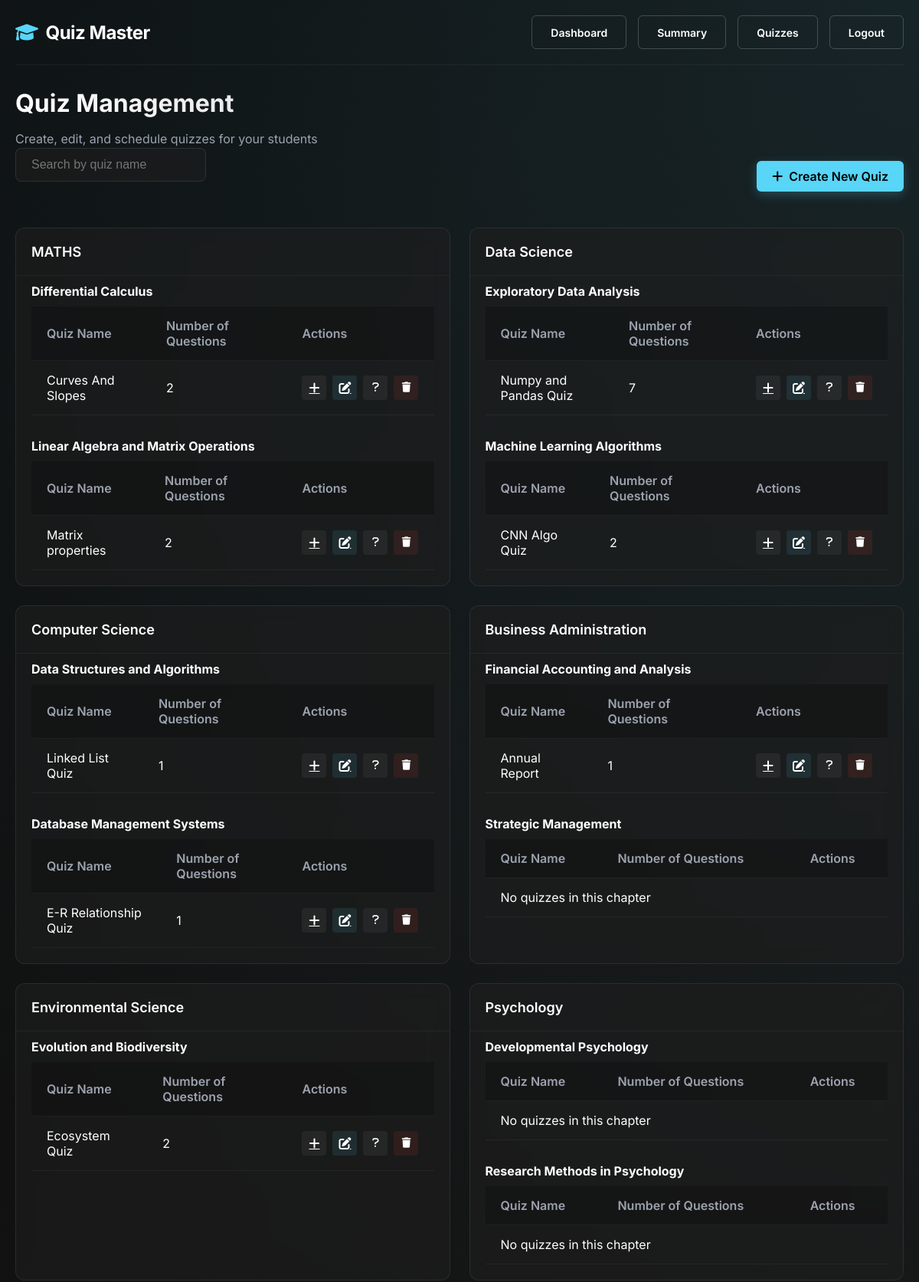
Page /admin/quiz_management (signed in, upper part) on the committed database.
### models.py (models this page shows, shortened)
class Subject(db.Model):
    __tablename__ = 'subjects'
    id = db.Column(db.Integer, primary_key=True)
    name = db.Column(db.String(100), nullable=False, index=True)
    description = db.Column(db.Text)
    code = db.Column(db.String(20), unique=True)
    image_path = db.Column(db.String(200))
    is_active = db.Column(db.Boolean, default=True)
    created_at = db.Column(db.DateTime, default=datetime.utcnow)
    chapters = db.relationship('Chapter', backref='subject', cascade="all, delete-orphan", lazy=True)
    user_performances = db.relationship('UserStrength', backref='subject', lazy='dynamic')

class Chapter(db.Model):
    __tablename__ = 'chapters'
    id = db.Column(db.Integer, primary_key=True)
    name = db.Column(db.String(100), nullable=False, index=True)
    subject_id = db.Column(db.Integer, db.ForeignKey('subjects.id'), nullable=False)
    description = db.Column(db.Text)
    seq_num = db.Column(db.Integer, default=0)  # For ordering chapters
    is_active = db.Column(db.Boolean, default=True)
    created_at = db.Column(db.DateTime, default=datetime.utcnow)
    quizzes = db.relationship('Quiz', backref='chapter', cascade="all, delete-orphan", lazy=True)
    user_performances = db.relationship('UserStrength', backref='chapter', lazy='dynamic')

class Quiz(db.Model):
    __tablename__ = 'quizzes'
    id = db.Column(db.Integer, primary_key=True)
    name = db.Column(db.String(120), nullable=False, index=True)
    chapter_id = db.Column(db.Integer, db.ForeignKey('chapters.id'), nullable=False)
    description = db.Column(db.Text)
    instructions = db.Column(db.Text)
    quiz_type = db.Column(db.String(20), default="assessment")
    passing_score = db.Column(db.Float, default=0.0)  # Minimum score to pass
    allow_retake = db.Column(db.Boolean, default=True)
    max_attempts = db.Column(db.Integer, default=1)  # 0 means unlimited
    show_answers = db.Column(db.Boolean, default=True)  # Show correct answers after quiz
    randomize_questions = db.Column(db.Boolean, default=False)
    date_of_quiz = db.Column(db.Date)
    time_duration = db.Column(db.Integer)  # Duration in minutes
    start_time = db.Column(db.DateTime, index=True)
    end_time = db.Column(db.DateTime, index=True)
    is_active = db.Column(db.Boolean, default=True)
    created_at = db.Column(db.DateTime, default=datetime.utcnow)
    created_by = db.Column(db.Integer, db.ForeignKey('users.id'))
    questions = db.relationship('Question', backref='quiz', cascade="all, delete-orphan", lazy=True)
    scores = db.relationship('Score', backref='quiz', cascade="all, delete-orphan", lazy=True)
    tags = db.relationship('QuizTag', backref='quiz', cascade="all, delete-orphan", lazy=True)
    creator = db.relationship('User', foreign_keys=[created_by], backref='created_quizzes')

### routes.py (the view)
@app_routes.route("/admin/quiz_management")
def quiz_management():
    if session.get("role") != "admin":
        flash("Access denied! Admins only.", "danger")
        return redirect(url_for("app_routes.login"))
    try:
        subjects = Subject.query.options(
            joinedload(Subject.chapters)
            .joinedload(Chapter.quizzes)
            .joinedload(Quiz.questions)
        ).all()
        return render_template("quiz_management.html", subjects=subjects)
    except Exception as e:
        flash(f"Error loading quiz management: {str(e)}", "danger")
        return redirect(url_for("app_routes.admin_dashboard"))

### routes.py (called while the page is built)
@app_routes.context_processor
def inject_responsive_elements():
    is_mobile = request.user_agent.platform in ['android', 'iphone'] or \
                'mobile' in request.user_agent.string.lower()
    return {
        'is_mobile': is_mobile,
        'current_year': datetime.now().year
    }  # Fixed: Added missing closing brace

### templates/admin/quiz_management.html (shortened to what this page needs)
{% extends "base.html" %}
{% block content %}
<div class="management-header">
    <h1 class="management-title">Quiz Management</h1>
    <p class="management-subtitle">Create, edit, and schedule quizzes for your students</p>
</div>
<div class="action-container">
    <div class="search-container">
        <input id="quizSearch" class="search-box" type="search" placeholder="Search by quiz name">
    </div>
    <a href="{{ url_for('app_routes.add_quiz') }}" class="action-btn">
        <i class="fas fa-plus"></i> Create New Quiz
    </a>
</div>
{% if subjects %}
<div class="subjects-grid">
    {% for subject in subjects %}
    <div class="data-card" data-subject-name="{{ subject.name | lower }}">
        <div class="card-header">
            <h2 class="card-title">{{ subject.name }}</h2>
        </div>
        <div class="card-content">
            {% for chapter in subject.chapters %}
            <div class="chapter-section">
                <h4>{{ chapter.name }}</h4>
                <table class="quiz-table">
                    <thead>
                        <tr>
                            <th>Quiz Name</th>
                            <th>Number of Questions</th>
                            <th>Actions</th>
                        </tr>
                    </thead>
                    <tbody>
                        {% for quiz in chapter.quizzes %}
                        <tr class="quiz-row" data-quiz-name="{{ quiz.name.lower() }}">
                            <td>{{ quiz.name }}</td>
                            <td>{{ quiz.questions|length }}</td>
                            <td>
                                <div class="quiz-actions">
                                    <a href="{{ url_for('app_routes.add_question', quiz_id=quiz.id) }}" class="btn-icon" title="Add Question">
                                        <i class="fas fa-plus"></i>
                                    </a>
                                    <a href="{{ url_for('app_routes.edit_quiz', quiz_id=quiz.id) }}" class="btn-icon btn-edit" title="Edit Quiz">
                                        <i class="fas fa-edit"></i>
                                    </a>
                                    <div class="dropdown d-inline-block">
                                        <button class="btn-icon dropdown-toggle question-toggle" type="button" id="questionsDropdown{{ quiz.id }}"
                                                title="Toggle Questions (Press '?' or Click)">
                                            <i class="fas fa-question"></i>
                                        </button>
                                    </div>
                                    <form method="POST" action="{{ url_for('app_routes.delete_quiz', quiz_id=quiz.id) }}" style="display:inline;">
                                        <button type="submit" class="btn-icon btn-delete" title="Delete Quiz"
                                                onclick="return confirm('Are you sure you want to delete this quiz?');">
                                            <i class="fas fa-trash"></i>
                                        </button>
                                    </form>
                                </div>
                            </td>
                        </tr>
                        {% else %}
                        <tr>
                            <td colspan="3">No quizzes in this chapter</td>
                        </tr>
                        {% endfor %}
                    </tbody>
                </table>
            </div>
            {% else %}
            <p style="padding: 20px;">No chapters in this subject</p>
            {% endfor %}
        </div>
    </div>
    {% endfor %}
</div>
{% else %}
<div class="empty-state">
    <div class="empty-icon">📋</div>
    <p>No subjects available. Please add a subject first.</p>
</div>
{% endif %}
{% endblock %}

### rows in the picture
Subject: name "MATHS"
Chapter: name "Differential Calculus"
Quiz: name "Curves And Slopes", questions|length "2"
Chapter: name "Linear Algebra and Matrix Operations"
Quiz: name "Matrix properties", questions|length "2"
Subject: name "Data Science"
Chapter: name "Exploratory Data Analysis"
Quiz: name "Numpy and Pandas Quiz", questions|length "7"
Chapter: name "Machine Learning Algorithms"
Quiz: name "CNN Algo Quiz", questions|length "2"
Subject: name "Computer Science"
Chapter: name "Data Structures and Algorithms"
Quiz: name "Linked List Quiz", questions|length "1"
Chapter: name "Database Management Systems"
Quiz: name "E-R Relationship Quiz", questions|length "1"
Subject: name "Business Administration"
Chapter: name "Financial Accounting and Analysis"
Quiz: name "Annual Report", questions|length "1"
Chapter: name "Strategic Management"
Subject: name "Environmental Science"
Chapter: name "Evolution and Biodiversity"
Quiz: name "Ecosystem Quiz", questions|length "2"
Subject: name "Psychology"
Chapter: name "Developmental Psychology"
Chapter: name "Research Methods in Psychology"
